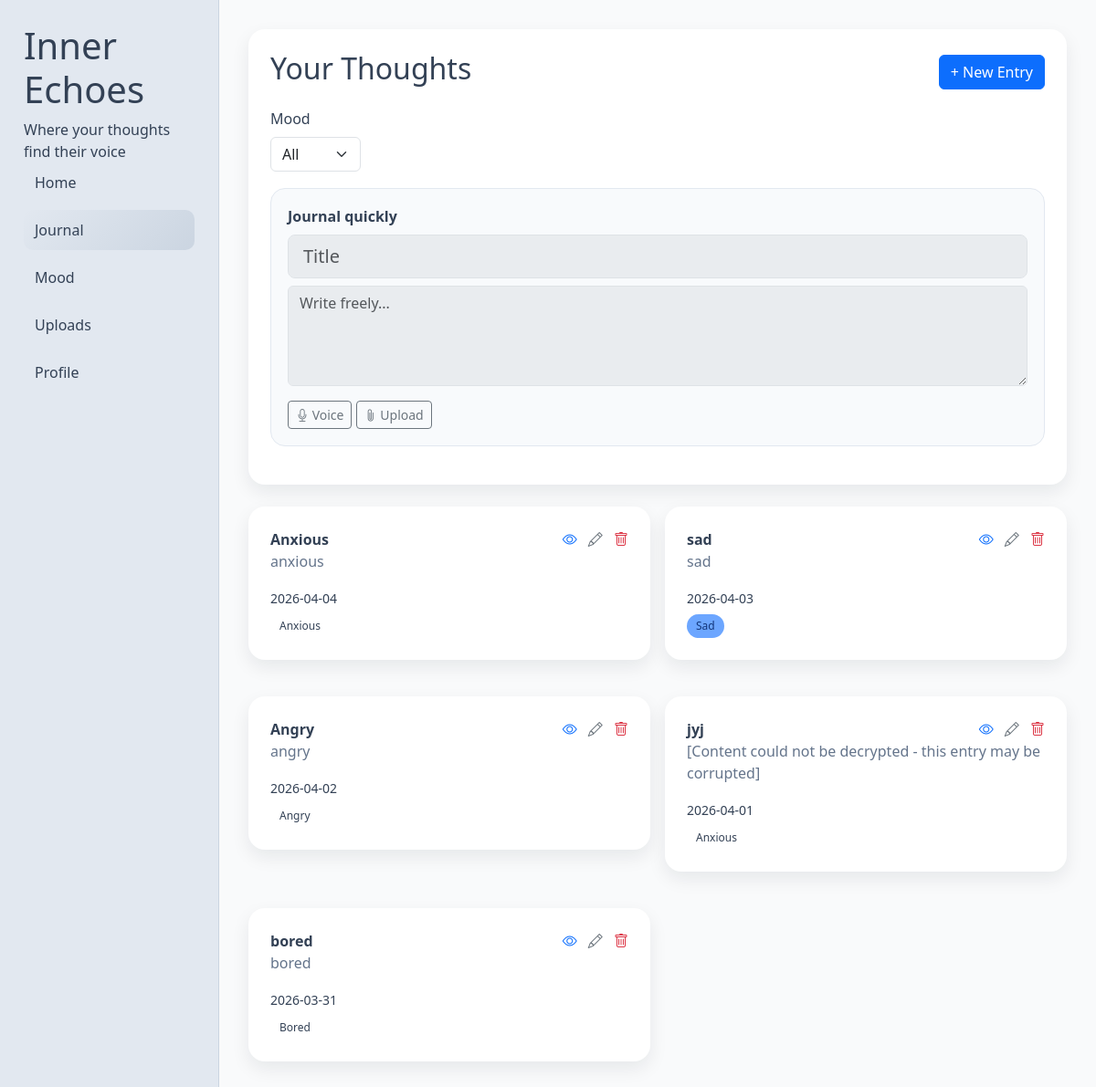
The app's page /journal (signed in), older data.
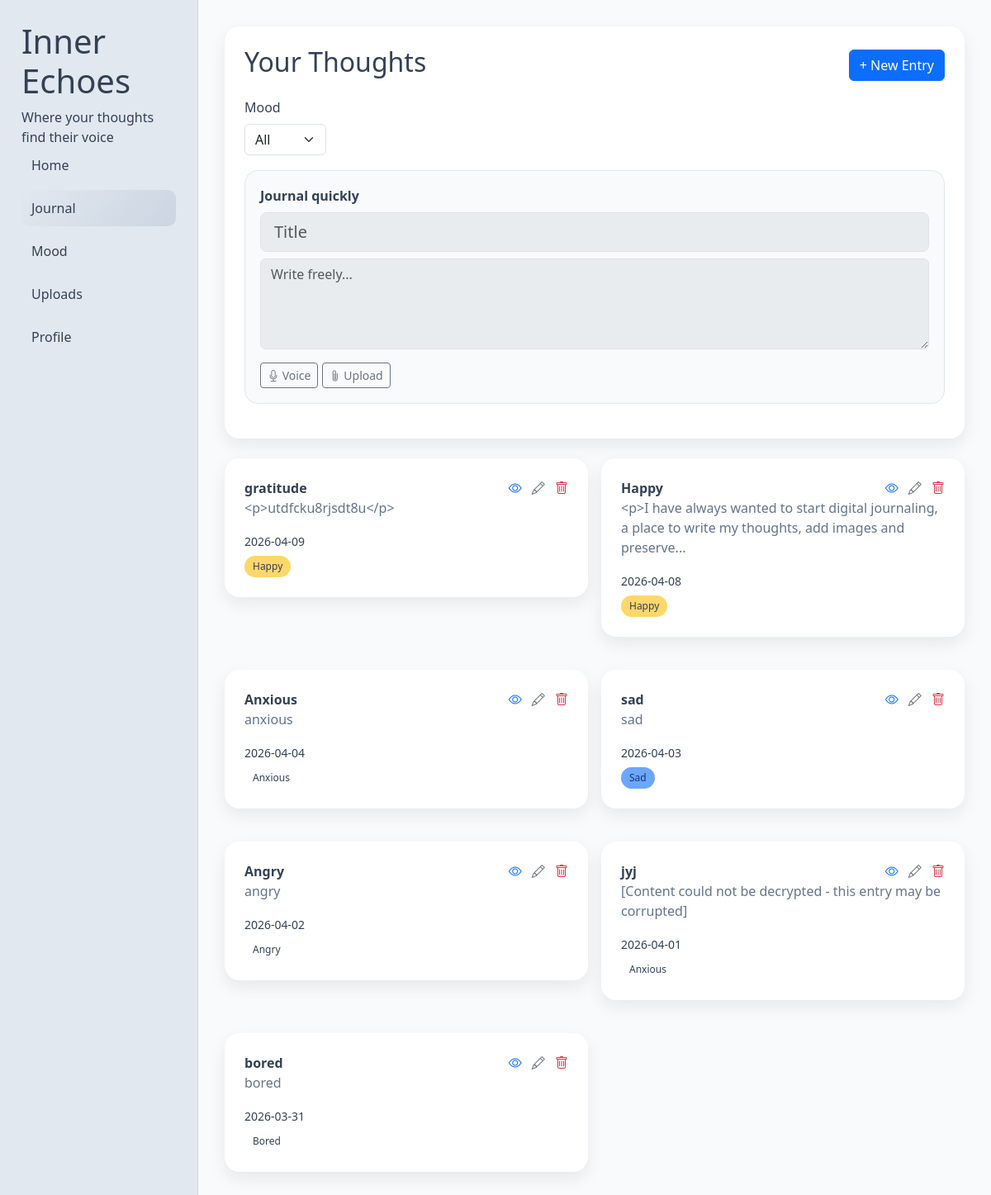
The same page, newer data.
### tables this page shows
CREATE TABLE entries (
        id INTEGER PRIMARY KEY AUTOINCREMENT,
        username TEXT,
        title TEXT,
        content TEXT,
        mood TEXT,
        date TEXT,
        file TEXT, tags TEXT,
        FOREIGN KEY (username) REFERENCES users (username)
    );

### app.py (the view)
@app.route('/journal')
def journal():
    if not session.get('logged_in'):
        return redirect('/login')
    username = session.get('username')
    mood_filter = request.args.get('mood', 'all')
    entries = sorted(get_user_entries(username), key=lambda e: e['date'], reverse=True)
    if mood_filter != 'all':
        entries = [e for e in entries if e.get('mood') == mood_filter]
    return render_template('journal.html', entries=entries, current_mood=session.get('mood', 'happy'), mood_filter=mood_filter)

### app.py (called while the page is built)
def decrypt_text(encrypted_text):
    return cipher.decrypt(encrypted_text.encode()).decode()

def get_user_entries(username):
    conn = sqlite3.connect(DB_FILE)
    c = conn.cursor()
    c.execute('SELECT id, title, content, mood, date, file, tags FROM entries WHERE username = ? ORDER BY date DESC', (username,))
    rows = c.fetchall()
    conn.close()
    entries = []
    for row in rows:
        try:
            decrypted_content = decrypt_text(row[2])
        except Exception as e:
            print(f"Decryption failed for entry {row[0]}: {e}")
            decrypted_content = "[Content could not be decrypted - this entry may be corrupted]"
        entries.append({
            'id': row[0],
            'title': row[1],
            'content': decrypted_content,
            'mood': row[3],
            'date': row[4],
            'file': row[5],
            'tags': row[6] or ''
        })
    return entries

### templates/journal.html (shortened to what this page needs)
<!DOCTYPE html>
<html lang="en">
<head>
  <link href="https://cdn.jsdelivr.net/npm/bootstrap@5.3.0/dist/css/bootstrap.min.css" rel="stylesheet" />
  <link href="https://cdn.jsdelivr.net/npm/bootstrap-icons@1.10.0/font/bootstrap-icons.css" rel="stylesheet" />
</head>
<body>
  <div class="app-shell">
    <aside class="app-sidebar">
      <h1>Inner Echoes</h1>
      <div class="tagline">Where your thoughts find their voice</div>
      <a href="/">Home</a>
      <a href="/journal" class="active">Journal</a>
      <a href="/mood">Mood</a>
      <a href="/uploads">Uploads</a>
      <a href="/profile">Profile</a>
    </aside>
    <main class="app-content">
      <div class="section-card">
        <div style="display:flex; justify-content:space-between; align-items:center;">
          <h2>Your Thoughts</h2>
          <a href="/add" class="btn btn-primary">+ New Entry</a>
        </div>
        <form class="mt-3" method="get" action="/journal">
          <div class="row g-2 align-items-center">
            <div class="col-auto">
              <label class="form-label">Mood</label>
              <select class="form-select" name="mood" onchange="this.form.submit()">
                <option value="all" {% if mood_filter == 'all' %}selected{% endif %}>All</option>
              </select>
            </div>
          </div>
        </form>
        <div class="input-card">
          <div class="mb-2"><strong>Journal quickly</strong></div>
          <input class="form-control form-control-lg mb-2" placeholder="Title" disabled>
          <textarea class="form-control" rows="4" placeholder="Write freely..." disabled></textarea>
          <div class="mt-3"><button class="btn btn-sm btn-outline-secondary"><i class="bi bi-mic"></i> Voice</button> <button class="btn btn-sm btn-outline-secondary"><i class="bi bi-paperclip"></i> Upload</button></div>
        </div>
      </div>
      {% if entries %}
        <div class="row g-3">
          {% for entry in entries %}
            <div class="col-md-6">
              <div class="section-card hover-lift">
                <div style="display:flex; justify-content:space-between; align-items:center;">
                  <strong>{{ entry.title }}</strong>
                  <span>
                    <a href="/entry/{{ entry.date }}" class="text-primary me-2" title="View"><i class="bi bi-eye"></i></a>
                    <a href="/edit/{{ entry.id }}" class="text-secondary me-2" title="Edit"><i class="bi bi-pencil"></i></a>
                    <a href="/delete/{{ entry.id }}" class="text-danger" title="Delete" onclick="return confirm('Delete this entry?')"><i class="bi bi-trash"></i></a>
                  </span>
                </div>
                <p style="color:#64748B;">{{ entry.content|truncate(110) }}</p>
                <small>{{ entry.date }}</small>
                <div><span class="mood-pill {{ 'deep' if entry.mood == 'sappy' else entry.mood }}">{{ entry.mood|title }}</span></div>
              </div>
            </div>
          {% endfor %}
        </div>
      {% else %}
        <p>No journal entries yet.</p>
      {% endif %}
    </main>
  </div>
</body>
</html>

### templates/journal.html (style rules this page uses)
body { background: #F9FAFB; color: #334155; min-height: 100vh; }
.app-shell { display: flex; min-height: 100vh; }
.app-sidebar { width: 240px; background: #E2E8F0; border-right: 1px solid #CBD5E1; padding: 26px; position: fixed; top: 0; left: 0; bottom: 0; }
.app-sidebar a { display: block; color: #334155; text-decoration: none; border-radius: 10px; padding: 10px 12px; margin-bottom: 8px; }
.app-sidebar a.active, .app-sidebar a:hover { background: linear-gradient(135deg, #E2E8F0, #CBD5E1); }
.app-content { margin-left: 240px; padding: 32px; width: calc(100% - 240px); max-width: 1200px; margin-right: auto; }
.section-card { background: white; border-radius: 18px; box-shadow: 0 8px 20px rgba(15,23,42,0.08); padding: 24px; margin-bottom: 24px; }
.input-card { background: #f8fafc; border: 1px solid #e2e8f0; border-radius: 16px; padding: 18px; margin: 18px 0; }
.mood-pill { display: inline-block; padding: 4px 10px; border-radius: 999px; font-size: 12px; margin-top: 6px; }
.mood-pill.happy { background: #FFD76A; color: #334155; }
.mood-pill.sad { background: #6CA6FF; color: #12357A; }

Row changes from the older to the newer data that the page shows:
added entries: title "gratitude", content "<p>utdfcku8rjsdt8u</p>", date "2026-04-09", mood "Happy"
added entries: title "Happy", content "<p>I have always wanted to start digital journaling, a place to write my thoughts, add images and preserve...", date "2026-04-08", mood "Happy"
